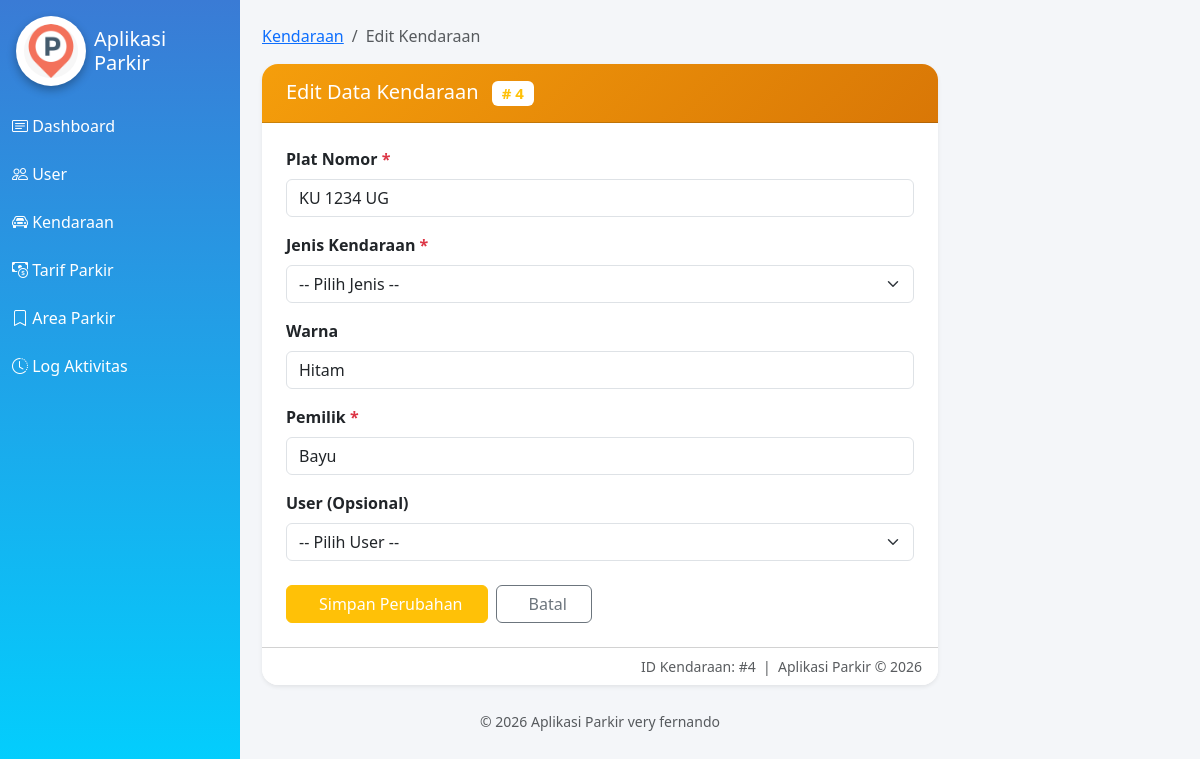
Screenshot of /kendaraan/edit.php?id=4 (signed in) with the database file from the repository.
### tables this page shows
CREATE TABLE `tb_kendaraan` (
  `id_kendaraan` int(11) NOT NULL,
  `plat_nomor` varchar(15) DEFAULT NULL,
  `jenis_kendaraan` varchar(20) DEFAULT NULL,
  `warna` varchar(20) DEFAULT NULL,
  `pemilik` varchar(100) DEFAULT NULL,
  `id_user` int(11) DEFAULT NULL
);

### kendaraan/edit.php (the view, shortened to what this page needs)
<?php
include '../config/koneksi.php';
include '../template/header.php';
include '../template/sidebar.php';
$id = isset($_GET['id']) ? intval($_GET['id']) : 0;
$q = mysqli_query($conn, "SELECT * FROM tb_kendaraan WHERE id_kendaraan = $id");
$data = mysqli_fetch_assoc($q);
?>
<div class="content-wrapper">
  <div class="container-fluid py-4">
    <div class="row justify-content-center">
      <div class="col-lg-7">
        <nav aria-label="breadcrumb" class="mb-3">
          <ol class="breadcrumb">
            <li class="breadcrumb-item"><a href="index.php">Kendaraan</a></li>
            <li class="breadcrumb-item active">Edit Kendaraan</li>
          </ol>
        </nav>
        <div class="card shadow-sm border-0 rounded-4">
          <div class="card-header rounded-top-4 py-3"
               style="background:linear-gradient(135deg,#f59e0b,#d97706);color:white">
            <h5 class="mb-0">
              <i class="fas fa-edit me-2"></i> Edit Data Kendaraan
              <span class="badge bg-white text-warning ms-2"># <?= $id ?></span>
            </h5>
          </div>
          <div class="card-body p-4">
            <form method="POST" action="edit.php?id=<?= $id ?>">
              <div class="mb-3">
                <label class="form-label fw-semibold">Plat Nomor <span class="text-danger">*</span></label>
                <input type="text" name="plat_nomor" class="form-control text-uppercase"
                       value="<?= htmlspecialchars($data['plat_nomor']) ?>" required>
              </div>
              <div class="mb-3">
                <label class="form-label fw-semibold">Jenis Kendaraan <span class="text-danger">*</span></label>
                <select name="jenis_kendaraan" class="form-select" required>
                  <option value="">-- Pilih Jenis --</option>
                </select>
              </div>
              <div class="mb-3">
                <label class="form-label fw-semibold">Warna</label>
                <input type="text" name="warna" class="form-control"
                       value="<?= htmlspecialchars($data['warna']) ?>">
              </div>
              <div class="mb-3">
                <label class="form-label fw-semibold">Pemilik <span class="text-danger">*</span></label>
                <input type="text" name="pemilik" class="form-control"
                       value="<?= htmlspecialchars($data['pemilik']) ?>" required>
              </div>
              <div class="mb-4">
                <label class="form-label fw-semibold">User (Opsional)</label>
                <select name="id_user" class="form-select">
                  <option value="0">-- Pilih User --</option>
                </select>
              </div>
              <div class="d-flex gap-2">
                <button type="submit" class="btn btn-warning text-white px-4">
                  <i class="fas fa-save me-2"></i> Simpan Perubahan
                </button>
                <a href="index.php" class="btn btn-outline-secondary px-4">
                  <i class="fas fa-arrow-left me-2"></i> Batal
                </a>
              </div>
            </form>
          </div>
          <div class="card-footer bg-white text-muted small text-end rounded-bottom-4">
            ID Kendaraan: #<?= $id ?> &nbsp;|&nbsp; Aplikasi Parkir &copy; <?= date('Y') ?>
          </div>
        </div>
      </div>
    </div>
  </div>
</div>
<?php include '../template/footer.php'; ?>

### template/header.php (style rules this page uses)
body { background:#f4f6f9; }
.card { border-radius:12px; box-shadow:8 4px 10px rgba(0,0,0,0.1); }

### rows the page displays
tb_kendaraan: plat_nomor "KU 1234 UG", warna "Hitam", pemilik "Bayu"

### other values shown
$id "4"
